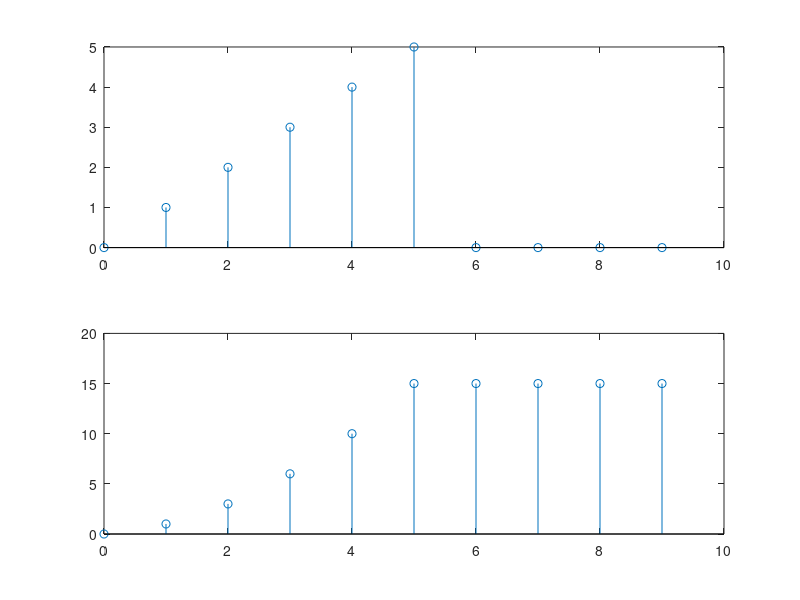

Here is the MATLAB script that generated this plot:
b = 0:5;
a = 1;
x = [1 zeros(1,9)];
h = filter(b,a,x);

x = ones(1,10);
s = filter(b, a, x);

subplot(211);
stem(0:9, h);

subplot(212);
stem(0:9, s);